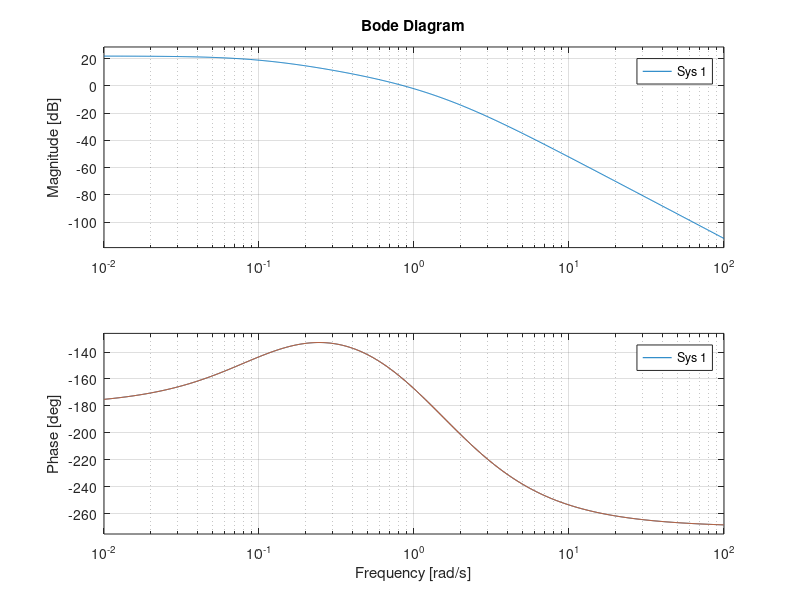

MATLAB code for this plot:
close all; clear, clc

z = [];
p = [0.1 -1 -2];
k = 50;
G = zpk(z,p,k);

bode(G), grid on, hold on

[Gm, Pm, Wcg, Wcp] = margin(G)

Kp = 0.05;

bode(Kp*G)